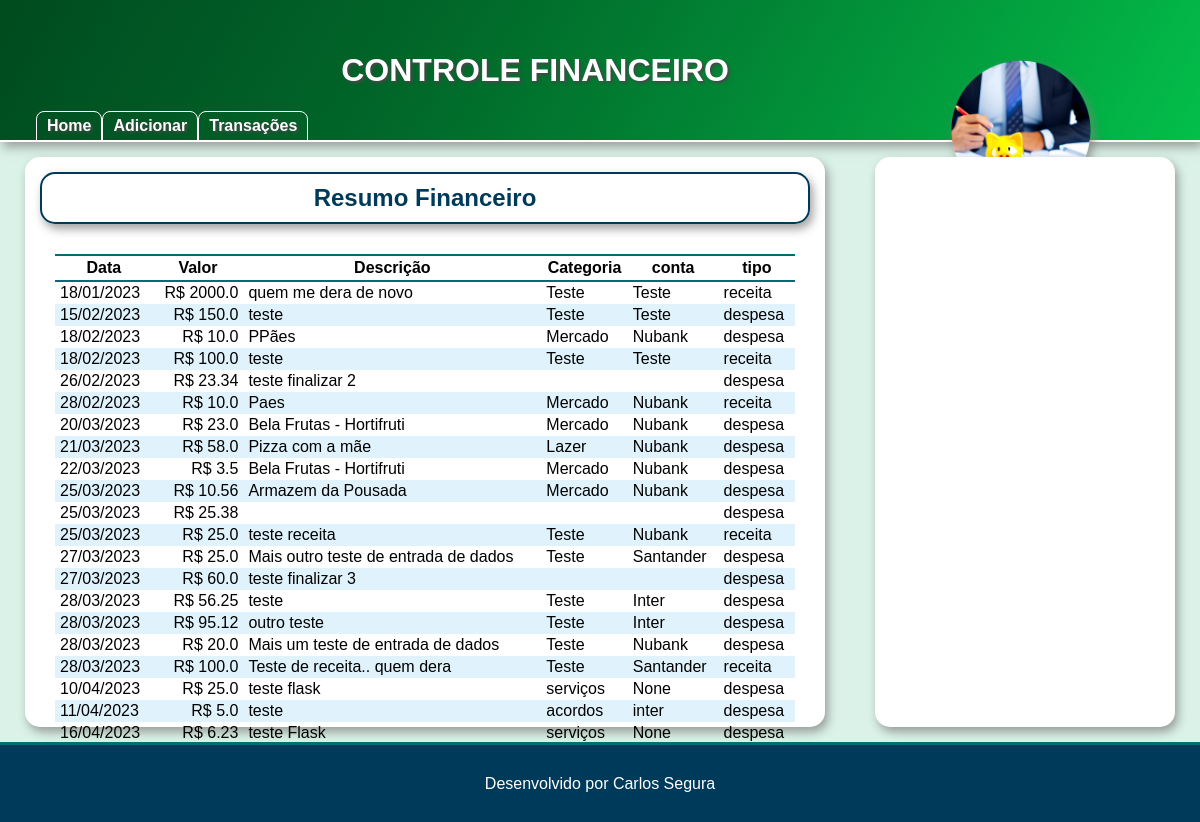
Page /resumo on the committed database.
### tables this page shows
CREATE TABLE transacoes
                 (id INTEGER PRIMARY KEY AUTOINCREMENT,
                  data TEXT,
                  valor REAL,
                  descricao TEXT,
                  categoria TEXT,
                  tipo TEXT,
                  conta TEXT,
                  vlr_original TEXT,
                  data_pgto TEXT,
                  recorrente TEXT);

### app.py (the view)
@app.route('/resumo', methods=['GET'])
def exibir_resumo():
    if request.method == "GET":
        titulo = 'Resumo Financeiro'
        lista = MostrarTransacao()
        return render_template('resumo.html', titulo=titulo, lista=lista)

### lib/database/database.py (called while the page is built)
def abrir_conexao():
    conn = sqlite3.connect('controle_financeiro.db')
    return conn

def fechar_conexao():
    sqlite3.connect('controle_financeiro.db').close()

def retorna_transacoes(query='SELECT * FROM transacoes ORDER BY data'):
    conn = abrir_conexao()
    cursor = conn.execute(query)
    transacoes = []
    for row in cursor:
        transacao = {"id": row[0], "data": datetime.strptime(row[1], '%Y-%m-%d'), "valor": row[2], "descricao": row[3], "categoria": row[4],
                     "tipo": row[5], "conta": row[6], "vlr_original": row[7], "data_pgto": row[8], "recorrente": row[9]}
        transacoes.append(transacao)
        fechar_conexao()
    return transacoes

### lib/funcoes/classes.py (called while the page is built)
def MostrarTransacao():
    lista = retorna_transacoes()
    return lista
    for i in lista:
        print(i)

### templates/resumo.html
{% extends 'base.html' %}
{% block form %}
    <h2 class="title shadow radius">{{ titulo }}</h2>
    <div id="tabela">
        <table>
            <thead>
                <tr>
                    <th>Data</th>
                    <th>Valor</th>
                    <th>Descrição</th>
                    <th>Categoria</th>
                    <th>conta</th>
                    <th>tipo</th>
                </tr>
            </thead>
            {%for item in lista %}
            <tr>
                <td>{{ item['data'].strftime('%d/%m/%Y') }}</td>
                <td class="valor">R$ {{ item['valor'] }}</td>
                <td>{{ item['descricao'] }}</td>
                <td>{{ item['categoria'] }}</td>
                <td>{{ item['conta'] }}</td>
                <td>{{ item['tipo'] }}</td>
            </tr>
            {% endfor %}
        </table>
    </div>
{% endblock %}

### templates/base.html (shortened to what this page needs)
<!DOCTYPE html>
<html lang="pt-br">
<head>
    <link rel="stylesheet" href="../static/css/styles.css">
</head>
<body>
    <header class="shadow">
        <div>
            <nav class="textshadow">
                <a href="/">Home</a>
                <a href="adicionar">Adicionar</a>
                <a href="resumo">Transações</a>
            </nav>
        </div>
        <div>
            <h1 class="textshadow">CONTROLE FINANCEIRO</h1>
        </div>
        <img src="../static/Images/Porquinho.png" alt="Porco Amarelo" class="shadow">
    </header>
    <main>
        <div class="container ">
            <div class="principal shadow radius">
                {% block form %} {% endblock %}
            </div>
            <section class="sidebar shadow radius">
            </section>
        </div>
    </main>
    <footer>
        <p>Desenvolvido por Carlos Segura</p>
    </footer>
</body>
</html>

### static/css/styles.css (style rules this page uses)
* { margin: 0; padding: 0px; box-sizing: border-box; text-decoration: none; font-family: sans-serif; }
.shadow { box-shadow: 3px 5px 10px rgba(128, 128, 128, 0.74); }
.textshadow { text-shadow: 2px 2px 3px rgb(71, 71, 71); }
.radius { border-radius: 15px; }
body { background-color: #DAF2E7; }
header { display: flex; position: relative; width: 100%; background-image: linear-gradient(120deg, #004b1f, 60%, #03BF4A); justify-content: space-around; align-items: center; color: white; border-bottom: 2px solid white; font-weight: bold; }
header img { width: 140px; position: relative; bottom: -60px; border-radius: 50%; }
header div { padding: 5px; }
header nav { display: flex; position: absolute; left: 3%; bottom: 1px; }
header a { color: white; padding: 5px 10px; bottom: 1px; border: 1px solid white; margin-bottom: -2px; border-radius: 8px 8px 0 0; transition: 2ms; }
main { display: flex; position: relative; justify-content: center; }
.container { display: flex; justify-content: space-around; padding: auto; height: 75vh; width: 1200px; }
.principal { background-color: white; width: 800px; margin: 15px; padding: 15px; }
main .title { display: flex; position: relative; color: #003A5B; justify-content: center; padding: 10px; border: 2px solid #003A5B; margin-bottom: 30px; }
#tabela { width: 100%; padding: 0 15px; }
table { border-collapse: collapse; width: 100%; }
table th { border-top: 2px double #006C75; border-bottom: 2px double #006C75; padding: 3px; font-size: 1rem; }
table td { padding: 2px 5px; }
table td.valor { text-align: right; }
table tr:nth-child(even) { background-color: #e0f3fc; }
.sidebar { background-color: white; width: 300px; margin: 15px; padding: 15px; }
footer { display: flex; position: relative; bottom: 0; width: 100%; height: 10vh; justify-content: center; align-items: center; background-color:#003A5B; color: white; border-top: 3px solid #006C75; }

### rows in the picture
transacoes: data "18/01/2023", valor "2000.0", descricao "quem me dera de novo", categoria "Teste", conta "Teste", tipo "receita"
transacoes: data "15/02/2023", valor "150.0", descricao "teste", categoria "Teste", conta "Teste", tipo "despesa"
transacoes: data "18/02/2023", valor "10.0", descricao "PPães", categoria "Mercado", conta "Nubank", tipo "despesa"
transacoes: data "18/02/2023", valor "100.0", descricao "teste", categoria "Teste", conta "Teste", tipo "receita"
transacoes: data "26/02/2023", valor "23.34", descricao "teste finalizar 2", tipo "despesa"
transacoes: data "28/02/2023", valor "10.0", descricao "Paes", categoria "Mercado", conta "Nubank", tipo "receita"
transacoes: data "20/03/2023", valor "23.0", descricao "Bela Frutas - Hortifruti", categoria "Mercado", conta "Nubank", tipo "despesa"
transacoes: data "21/03/2023", valor "58.0", descricao "Pizza com a mãe", categoria "Lazer", conta "Nubank", tipo "despesa"
transacoes: data "22/03/2023", valor "3.5", descricao "Bela Frutas - Hortifruti", categoria "Mercado", conta "Nubank", tipo "despesa"
transacoes: data "25/03/2023", valor "10.56", descricao "Armazem da Pousada", categoria "Mercado", conta "Nubank", tipo "despesa"
transacoes: data "25/03/2023", valor "25.38", tipo "despesa"
transacoes: data "25/03/2023", valor "25.0", descricao "teste receita", categoria "Teste", conta "Nubank", tipo "receita"
transacoes: data "27/03/2023", valor "25.0", descricao "Mais outro teste de entrada de dados", categoria "Teste", conta "Santander", tipo "despesa"
transacoes: data "27/03/2023", valor "60.0", descricao "teste finalizar 3", tipo "despesa"
transacoes: data "28/03/2023", valor "56.25", descricao "teste", categoria "Teste", conta "Inter", tipo "despesa"
transacoes: data "28/03/2023", valor "95.12", descricao "outro teste", categoria "Teste", conta "Inter", tipo "despesa"
transacoes: data "28/03/2023", valor "20.0", descricao "Mais um teste de entrada de dados", categoria "Teste", conta "Nubank", tipo "despesa"
transacoes: data "28/03/2023", valor "100.0", descricao "Teste de receita.. quem dera", categoria "Teste", conta "Santander", tipo "receita"
transacoes: data "10/04/2023", valor "25.0", descricao "teste flask", categoria "serviços", conta "None", tipo "despesa"
transacoes: data "11/04/2023", valor "5.0", descricao "teste", categoria "acordos", conta "inter", tipo "despesa"
transacoes: data "16/04/2023", valor "6.23", descricao "teste Flask", categoria "serviços", conta "None", tipo "despesa"

### other values in the picture
{{ titulo }} "Resumo Financeiro"
